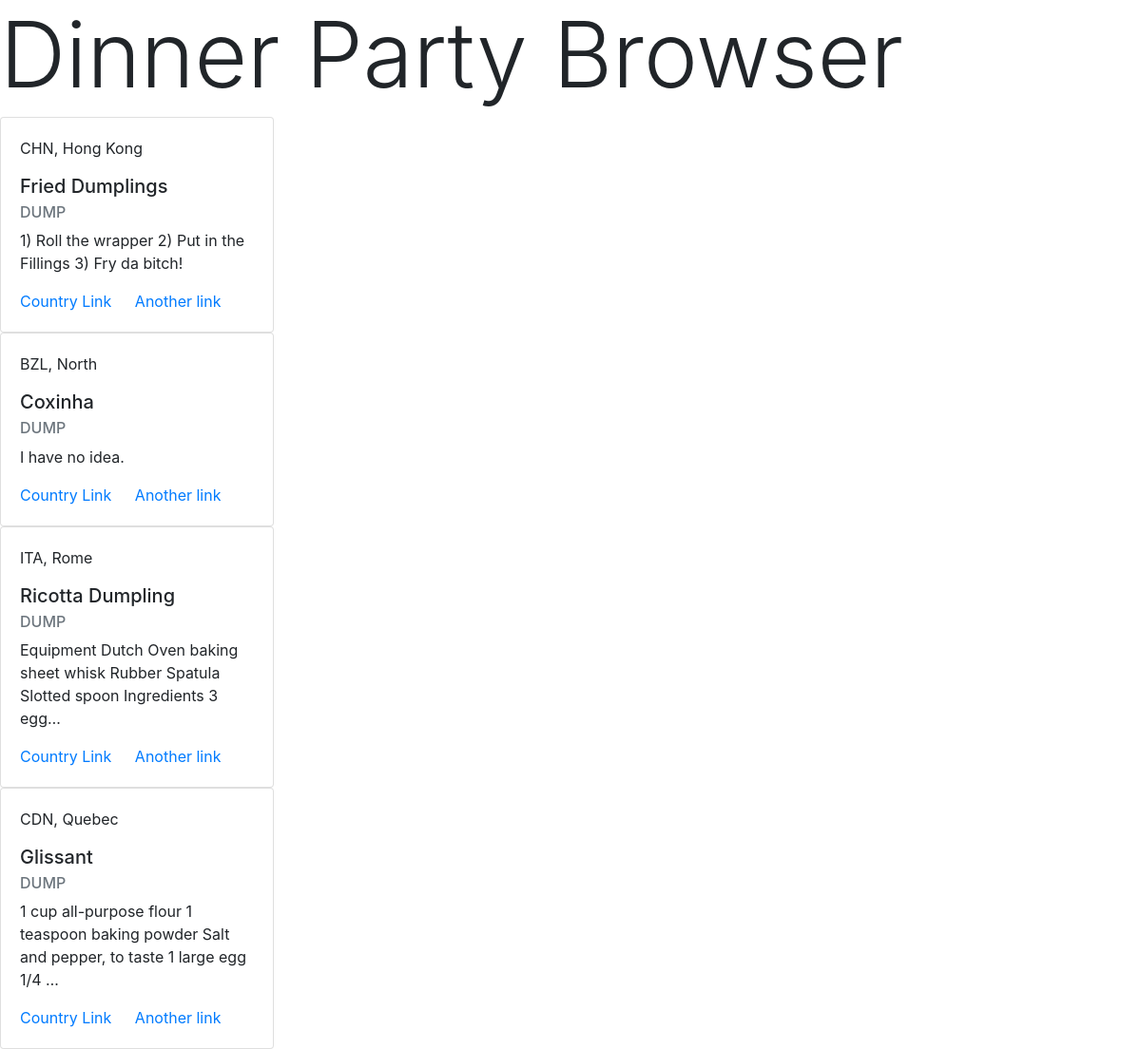
Screenshot of /browser/bymaintype/DUMP/ with the database file from the repository.
### browser/models.py (models this page shows, shortened)
class Recipe(models.Model):
    COUNTRY = [
        ('CDN', 'Canada'),
        ('CHN', 'China'),
        ('BZL', 'Brazil'),
        ('ITA', 'Italy'),
        ('USA', 'USA'),
    ]
    MAIN_TYPE = [
        ('NOOD', 'Noodle'),
        ('RICE', 'Rice'),
        ('DUMP', 'Dumpling'),
        ('BREA', 'Bread'),
        ('PIEE', 'Pie'),
    ]
    name = models.CharField(max_length=200)
    country = models.CharField(max_length=3, choices=COUNTRY)
    sub_region = models.CharField(max_length=100)
    main_type = models.CharField(max_length=4, choices=MAIN_TYPE)
    recipe_text = models.TextField(blank = True)

### browser/views.py (the view)
# urls.py: path('bymaintype/<main_type>/', views.foodtype)
def foodtype(request, main_type):
    recipes = Recipe.objects.filter(main_type=main_type)
    context = {'recipes': recipes}
    return render(request, 'browser/allitems.html', context)

### browser/templates/browser/allitems.html (shortened to what this page needs)
<html lang="en">
    <head>
        <link rel="stylesheet" href="https://stackpath.bootstrapcdn.com/bootstrap/4.4.1/css/bootstrap.min.css">
    </head>
    <body>
        <h1 class="display-1">Dinner Party Browser</h1>
        {% for i in recipes %}
            <div class="card" style="width: 18rem;">
                <div class="card-body">
                <p> {{ i.country}}, {{ i.sub_region }}</p>
                <h5 class="card-title">{{ i.name }}</h5>
                <h6 class="card-subtitle mb-2 text-muted">{{ i.main_type }}</h6>
                <p class="card-text">{{ i.recipe_text|truncatechars:100 }}</p>
                <a href="#" class="card-link">Country Link</a>
                <a href="#" class="card-link">Another link</a>
                </div>
            </div>
        {% endfor %}
    </body>
</html>

### rows the page displays
Recipe: country "CHN", sub_region "Hong Kong", name "Fried Dumplings", main_type "DUMP", recipe_text "1) Roll the wrapper 2) Put in the Fillings 3) Fry da bitch!"
Recipe: country "BZL", sub_region "North", name "Coxinha", main_type "DUMP", recipe_text "I have no idea."
Recipe: country "ITA", sub_region "Rome", name "Ricotta Dumpling", main_type "DUMP", recipe_text "Equipment Dutch Oven baking sheet whisk Rubber Spatula Slotted spoon Ingredients 3 egg…"
Recipe: country "CDN", sub_region "Quebec", name "Glissant", main_type "DUMP", recipe_text "1 cup all-purpose flour 1 teaspoon baking powder Salt and pepper, to taste 1 large egg 1/4 …"
